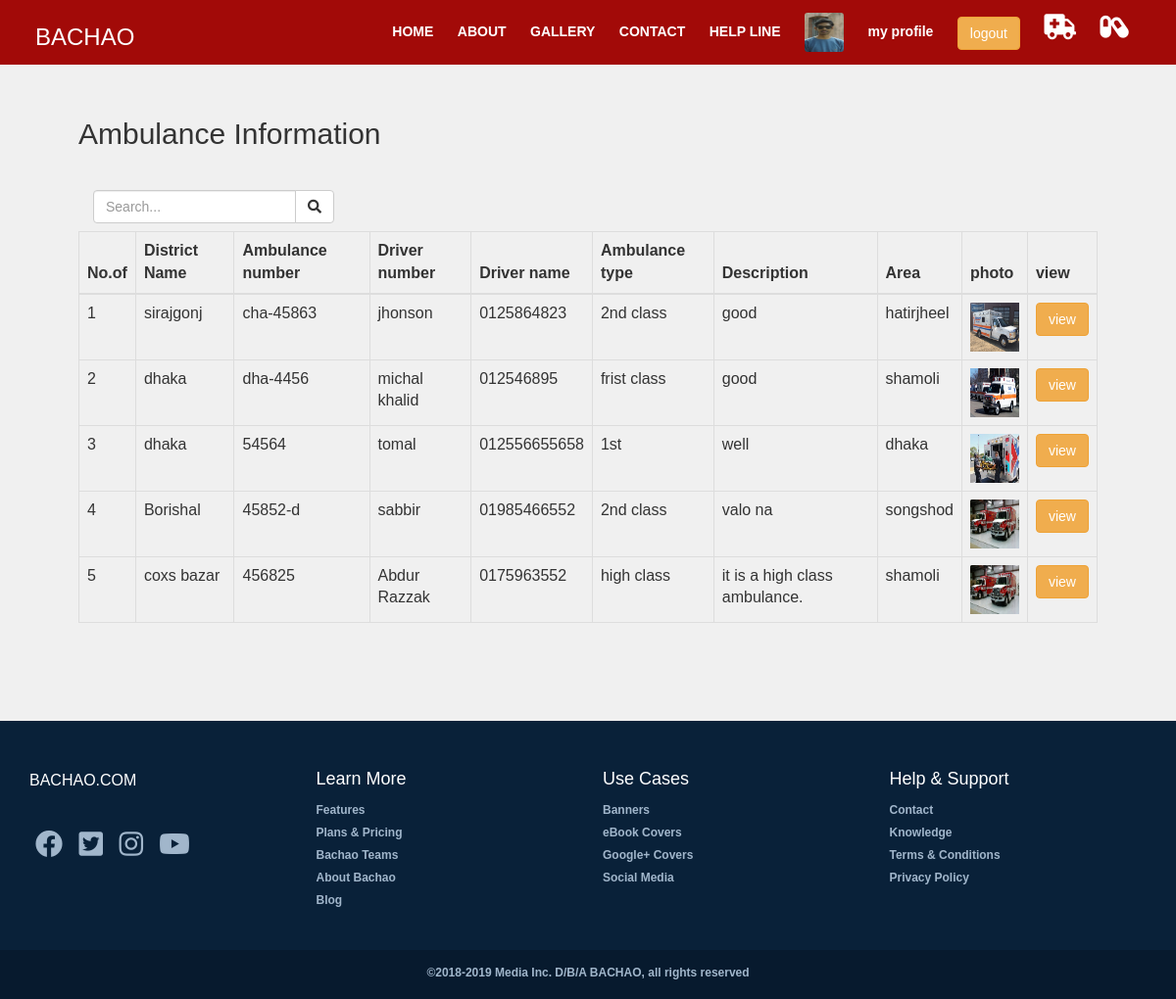
/reg_user/user_search.php (signed in), run on the app's committed database.
### tables this page shows
CREATE TABLE IF NOT EXISTS `registration` (
`reg_id` int(50) NOT NULL,
  `first_name` varchar(50) NOT NULL,
  `last_name` text NOT NULL,
  `address` varchar(50) NOT NULL,
  `city` varchar(50) NOT NULL,
  `state` varchar(50) NOT NULL,
  `zip` int(50) NOT NULL,
  `nid` varchar(200) NOT NULL,
  `age` int(50) NOT NULL,
  `gender` varchar(50) NOT NULL,
  `date` date NOT NULL,
  `phone` varchar(50) NOT NULL,
  `email` varchar(50) NOT NULL,
  `blood` varchar(50) NOT NULL,
  `photo` varchar(50) NOT NULL,
  `pass` varchar(50) NOT NULL,
  `type` int(50) NOT NULL
);

CREATE TABLE IF NOT EXISTS `add_ambulance` (
`amb_id` int(50) NOT NULL,
  `ambulance_number` varchar(50) NOT NULL,
  `driver_name` varchar(50) NOT NULL,
  `dr_p_nu` varchar(50) NOT NULL,
  `ambulance_type` varchar(50) NOT NULL,
  `ambulance_area` varchar(50) NOT NULL,
  `am_discrip` varchar(50) NOT NULL,
  `amb_photo` varchar(50) NOT NULL,
  `district_name` varchar(100) NOT NULL
);

### reg_user/user_search.php (the view, shortened to what this page needs)
<?php
include 'reg_header.php';
include 'reg_menu.php';
$search = $_GET['search'];
?>
<section class="call_for_ambulance">
<div class="container col-md-12">
    <div class="row">
    <div class=" ">
  <h2>Ambulance Information</h2>
          <br>
         <form action="user_search.php" class="navbar-form" role="search">
                <div class="input-group">
                    <input type="text" class="form-control" placeholder="Search..." name="search">
                    <div class="input-group-btn">
                        <button class="btn btn-default " type="submit"><span><i class="fa fa-search"></i></span></button>
                    </div>
                </div>
            </form>
           <table class="table-responsive table-bordered table-hover table">
    <thead>
      <tr>
          <th>No.of</th>
          <th>District Name</th>
        <th>Ambulance number</th>
        <th>Driver number</th>
        <th>Driver name</th>
        <th>Ambulance type</th>
        <th>Description</th>
        <th>Area</th>
        <th>photo</th>
        <th>view</th>
      </tr>
    </thead>
    <tbody>
       <?php
              $i=0;
                $select_sea = mysql_query("SELECT * FROM add_ambulance WHERE ambulance_area LIKE '%$search%' || district_name LIKE '%$search%' ORDER BY amb_id DESC LIMIT 1000");
                while ($fetch=  mysql_fetch_array($select_sea)){
                    $i=$i+1;
                    ?>
        <tr>
                        <td>
                       <?php
                      echo $i;
                        ?>
                        </td>
                        <td> <?php echo $fetch['district_name'];?></td>
                        <td> <?php echo $fetch['ambulance_number'];?></td>
                        <td><?php echo $fetch['driver_name'];?></td>
                        <td> <?php echo $fetch['dr_p_nu'];?></td>
                        <td><?php echo $fetch['ambulance_type'];?></td>
                        <td><?php echo $fetch['am_discrip'];?></td>
                         <td><?php echo $fetch['ambulance_area'];?></td>
                        <td><img style="height: 50px; width: 50px;" src="../<?php echo $fetch['amb_photo'];?>"></td>
                        <td> <a href="view_user_ambulance.php?id=<?php echo $fetch['amb_id']; ?>"><button type="button" class="btp btn btn-warning">view</button></a></td>
                    </tr> <?php
                    }
                    ?>
    </tbody>
  </table>
</div>
</div>
</div>
</section>
<?php include '../user_footer.php';?>

### reg_user/reg_menu.php (shortened to what this page needs)
<div class="wrapper">
		<header>
			<nav>
			 <?php
    $user_email = $_SESSION['email'];
    $select= mysql_query("SELECT * FROM registration WHERE email='$user_email'");
    $fetch=  mysql_fetch_array($select);
    ?>
				<div class="logo ">
                                    <a href="reg_index.php"><h3 style="color: #fff;">BACHAO</h3></a>
				</div>
				<div class="menu black">
					<ul>
						<li><a href="reg_index.php">HOME</a></li>
						<li><a href="reg_about.php">ABOUT</a></li>
						<li><a href="reg_gallery.php">GALLERY </a></li>
						<li><a href="reg_contact.php">CONTACT</a></li>
                                                <li><a href="help_line.php">HELP LINE</a></li>
                                                <li class="re_img_li"><img class="re_img"  src="../<?php echo $fetch['photo'];?>"></li>
                                                <li><a href="reg_user_profile.php">my profile</a></li>
                                                <li><a href="../logout.php"><button type="button" class="bt btn btn-warning">logout</button></a></li>
                                                <li><a href="view_user_msg.php"><i style="font-size:26px;" class="fa fa-ambulance"></i></a></li>
                                                <li><a href="view_medi_msg.php"><i style="font-size:26px;" class="fas fa-capsules"></i></a></li>
                                        </ul>
				</div>
			</nav>
		</header>
	</div>

### style.css (style rules this page uses)
html,body { margin:0; padding: 0; width: 100%; }
body { height: 100vh; background: #f0f0f0; font-size: 16PX; font-family:proxima-nova,sans-serif; display: table; }
.form-control { padding: 0px 12px; }
header { width:100%; height:10vh; background-size:cover; }
.wrapper { width:100%; height:0vh; background: url() no-repeat 50% 10%; background-size:cover; }
.logo { position: fixed; float: left; margin: -20px 36px; color: #f6f7fb; font-weight: bold; font-size: 24px; padding: 25px 0px; }
nav { position:fixed; width:100%; z-index: 20; }
nav ul { list-style:none; background:#A20A08; overflow:hidden; color:#fff; padding:8px; text-align:center; padding-left: 30%; transition:0.3s; }
nav ul li { display:inline-block; right: 0; padding: 5px 10px; }
nav ul li a { text-decoration:none; color:#fff; font-size:14px; font-weight: bold; }
.call_for_ambulance { height: 100%; margin-top: 100px; margin-left: 80px; margin-right: 80px; margin-bottom: 80px; display: table; }

### reg_user/reg_menu.php (style rules this page uses)
.re_img { height: 40px; width: 40px; border-radius: 3px; }

### data on the page
registration: photo (picture)
add_ambulance: district_name "sirajgonj", ambulance_number "cha-45863", driver_name "jhonson", dr_p_nu "0125864823", ambulance_type "2nd class", am_discrip "good", ambulance_area "hatirjheel", amb_photo (picture)
add_ambulance: district_name "dhaka", ambulance_number "dha-4456", driver_name "michal khalid", dr_p_nu "012546895", ambulance_type "frist class", am_discrip "good", ambulance_area "shamoli", amb_photo (picture)
add_ambulance: district_name "dhaka", ambulance_number "54564", driver_name "tomal", dr_p_nu "012556655658", ambulance_type "1st", am_discrip "well", ambulance_area "dhaka", amb_photo (picture)
add_ambulance: district_name "Borishal", ambulance_number "45852-d", driver_name "sabbir", dr_p_nu "01985466552", ambulance_type "2nd class", am_discrip "valo na", ambulance_area "songshod", amb_photo (picture)
add_ambulance: district_name "coxs bazar", ambulance_number "456825", driver_name "Abdur Razzak", dr_p_nu "0175963552", ambulance_type "high class", am_discrip "it is a high class ambulance.", ambulance_area "shamoli", amb_photo (picture)
